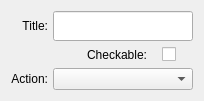
           <widget class="QWidget" name="action_tab">
            <attribute name="title">
             <string>Action</string>
            </attribute>
            <layout class="QVBoxLayout" name="verticalLayout_4">
             <item>
              <layout class="QHBoxLayout" name="action_title_layout">
               <property name="spacing">
                <number>5</number>
               </property>
               <item alignment="Qt::AlignmentFlag::AlignRight">
                <widget class="QLabel" name="action_title_lable">
                 <property name="maximumSize">
                  <size>
                   <width>50</width>
                   <height>40</height>
                  </size>
                 </property>
                 <property name="layoutDirection">
                  <enum>Qt::LayoutDirection::LeftToRight</enum>
                 </property>
                 <property name="lineWidth">
                  <number>0</number>
                 </property>
                 <property name="text">
                  <string>Title:</string>
                 </property>
                 <property name="alignment">
                  <set>Qt::AlignmentFlag::AlignRight|Qt::AlignmentFlag::AlignTrailing|Qt::AlignmentFlag::AlignVCenter</set>
                 </property>
                </widget>
               </item>
               <item alignment="Qt::AlignmentFlag::AlignRight">
                <widget class="QLineEdit" name="action_title_lineE">
                 <property name="minimumSize">
                  <size>
                   <width>140</width>
                   <height>30</height>
                  </size>
                 </property>
                 <property name="maximumSize">
                  <size>
                   <width>140</width>
                   <height>16777215</height>
                  </size>
                 </property>
                </widget>
               </item>
              </layout>
             </item>
             <item>
              <layout class="QHBoxLayout" name="action_chek_layout">
               <property name="spacing">
                <number>15</number>
               </property>
               <property name="leftMargin">
                <number>15</number>
               </property>
               <property name="rightMargin">
                <number>15</number>
               </property>
               <item alignment="Qt::AlignmentFlag::AlignRight">
                <widget class="QLabel" name="action_check_lable">
                 <property name="maximumSize">
                  <size>
                   <width>90</width>
                   <height>40</height>
                  </size>
                 </property>
                 <property name="layoutDirection">
                  <enum>Qt::LayoutDirection::LeftToRight</enum>
                 </property>
                 <property name="lineWidth">
                  <number>0</number>
                 </property>
                 <property name="text">
                  <string>Checkable:</string>
                 </property>
                 <property name="alignment">
                  <set>Qt::AlignmentFlag::AlignRight|Qt::AlignmentFlag::AlignTrailing|Qt::AlignmentFlag::AlignVCenter</set>
                 </property>
                </widget>
               </item>
               <item>
                <widget class="QCheckBox" name="acrion_checkB">
                 <property name="maximumSize">
                  <size>
                   <width>16</width>
                   <height>16</height>
                  </size>
                 </property>
                 <property name="text">
                  <string/>
                 </property>
                </widget>
               </item>
              </layout>
             </item>
             <item>
              <layout class="QHBoxLayout" name="action_choice_layout">
               <property name="spacing">
                <number>5</number>
               </property>
               <item alignment="Qt::AlignmentFlag::AlignRight">
                <widget class="QLabel" name="action__lable">
                 <property name="maximumSize">
                  <size>
                   <width>40</width>
                   <height>50</height>
                  </size>
                 </property>
                 <property name="text">
                  <string>Action:</string>
                 </property>
                 <property name="alignment">
                  <set>Qt::AlignmentFlag::AlignRight|Qt::AlignmentFlag::AlignTrailing|Qt::AlignmentFlag::AlignVCenter</set>
                 </property>
                </widget>
               </item>
               <item alignment="Qt::AlignmentFlag::AlignRight">
                <widget class="QComboBox" name="action_comboB">
                 <property name="sizePolicy">
                  <sizepolicy hsizetype="Preferred" vsizetype="Preferred">
                   <horstretch>0</horstretch>
                   <verstretch>0</verstretch>
                  </sizepolicy>
                 </property>
                 <property name="minimumSize">
                  <size>
                   <width>140</width>
                   <height>0</height>
                  </size>
                 </property>
                 <property name="maximumSize">
                  <size>
                   <width>140</width>
                   <height>30</height>
                  </size>
                 </property>
                </widget>
               </item>
              </layout>
             </item>
            </layout>
           </widget>
